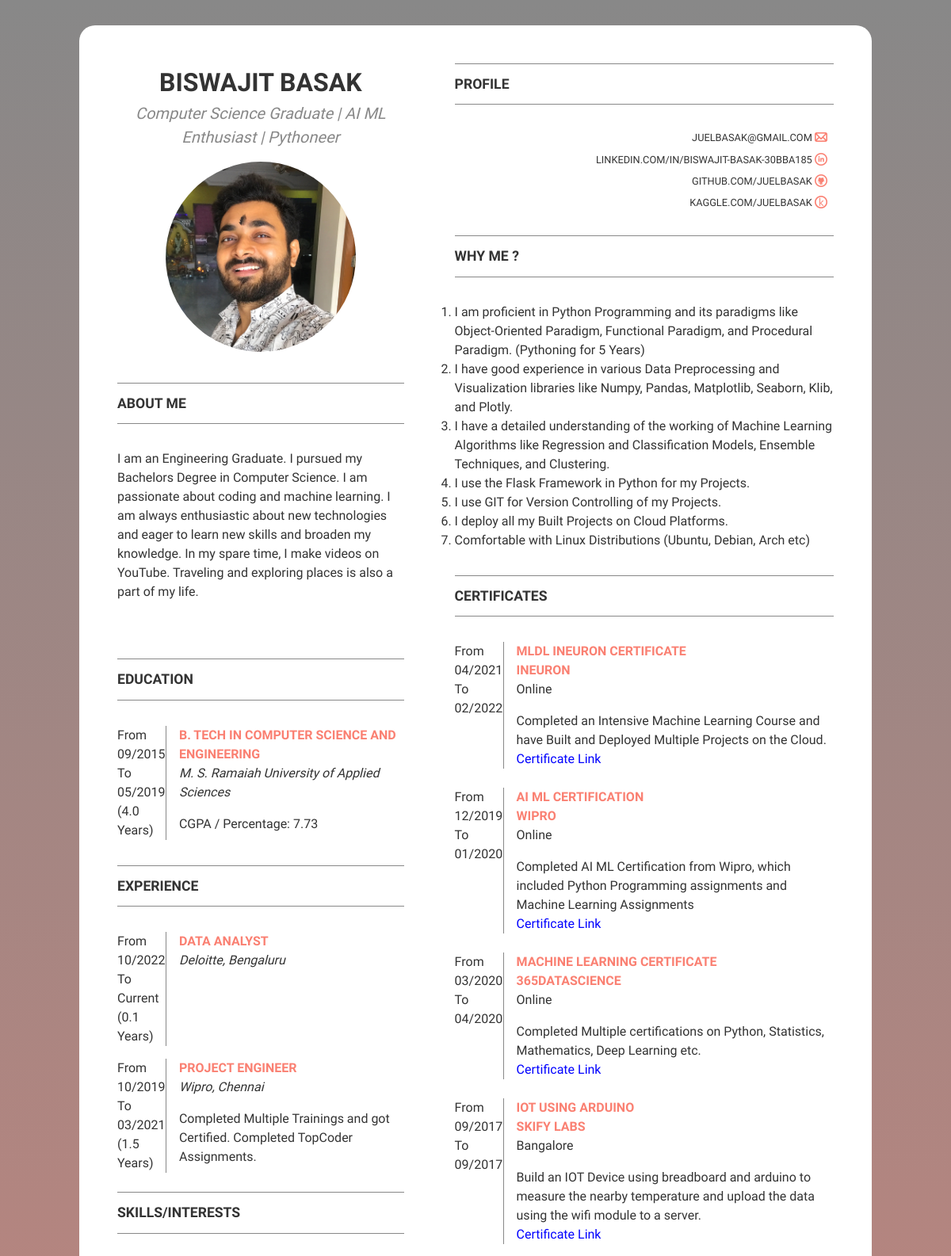
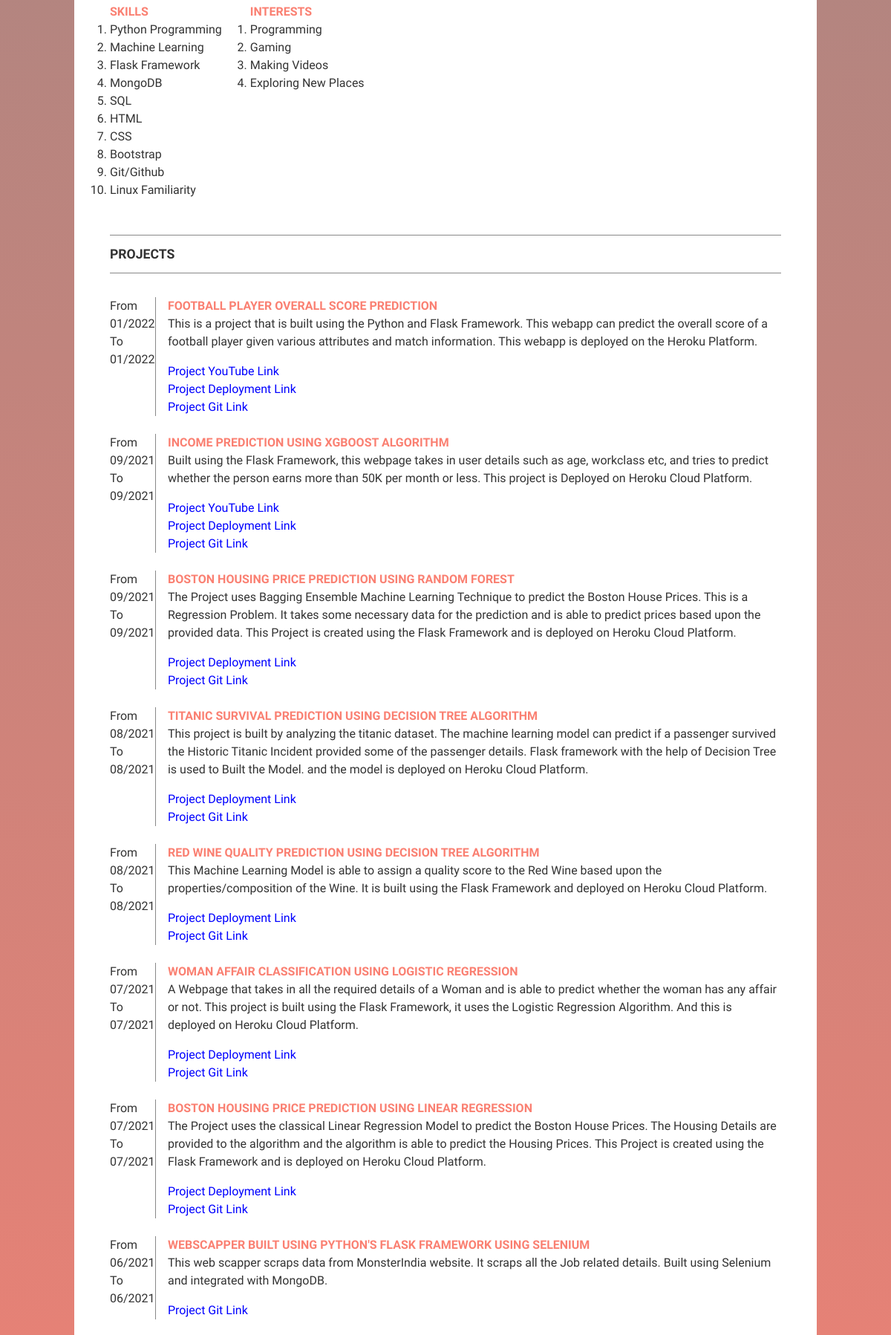
The page / (upper part) on the database its author committed (2 pictures, top to bottom).
### tables this page shows
CREATE TABLE ABOUT_ME (TID VARCHAR(255) NOT NULL,
            NAME VARCHAR(255), 
            HEADING VARCHAR(255), 
            DESCRIPTION VARCHAR(1000), 
            EMAIL VARCHAR(255),
            LINKEDIN VARCHAR(255),
            GIT VARCHAR(255),
            KAGGLE VARCHAR(255),
            PRIMARY KEY (TID));

CREATE TABLE EDUCATION (TID VARCHAR(255) NOT NULL,
            DEGREE VARCHAR(255),
            UNIVERSITY VARCHAR(255),
            LOCATION VARCHAR(255),
            SCORE FLOAT,
            START_DATE DATE,
            END_DATE DATE,
            DURATION FLOAT,
            PRIMARY KEY (TID));

CREATE TABLE EXPERIENCE (TID VARCHAR(255) NOT NULL,
            DESIGNATION VARCHAR(255),
            COMPANY VARCHAR(255),
            LOCATION VARCHAR(255),
            START_DATE DATE,
            END_DATE DATE,
            DURATION FLOAT,
            DETAILS VARCHAR(255),
            PRIMARY KEY (TID));

CREATE TABLE SKILLS (TID VARCHAR(255) NOT NULL,
            SKILL_NAME VARCHAR(255), PRIMARY KEY(TID));

CREATE TABLE INTEREST (TID VARCHAR(255) NOT NULL,
            INTEREST_NAME VARCHAR(255), PRIMARY KEY(TID));

CREATE TABLE PROFESSION (TID VARCHAR(255) NOT NULL,
            DESCRIPTION VARCHAR(255), PRIMARY KEY(TID));

CREATE TABLE CERTIFICATES (TID VARCHAR(255) NOT NULL,
            CERTIFICATE_NAME VARCHAR(255),
            ISSUER VARCHAR(255),
            LOCATION VARCHAR(255),
            CERTIFICATE_LINK VARCHAR(255),
            START_DATE DATE,
            END_DATE DATE,
            DURATION FLOAT,
            DETAILS VARCHAR(255),
            PRIMARY KEY(TID));

CREATE TABLE "PROJECTS" (
	"TID"	VARCHAR(255) NOT NULL,
	"PROJECT_NAME"	VARCHAR(255),
	"GIT_LINK"	VARCHAR(255),
	"DEPLOYMENT_LINK"	VARCHAR(255),
	"START_DATE"	DATE,
	"END_DATE"	DATE,
	"DURATION"	FLOAT,
	"DETAILS"	VARCHAR(255),
	"YOUTUBE_LINK"	VARCHAR(255),
	PRIMARY KEY("TID")
);

### main.py (the view)
@app.route('/', methods=['GET'])
def homepage():
    try:
        main_dict = get_data()
    except:
        return 'Database Problem'
    else:
        return render_template('index.html', main_dict = main_dict)

### templates/index.html (shortened to what this page needs)
<!DOCTYPE html>
<html lang="en">
<head>
  <link rel="stylesheet" href="../static/style.css">
</head>
<body>
  <div class="resume">
    <div class="column">
      <section class="profile">
        <h1>{{main_dict['table1_dict']['name']}}</h1>
        <p><em>{{main_dict['table1_dict']['heading']}}</em></p>
        <img src="/static/images/photo.jpg" alt="">
      </section>
      <section class="section1">
        <h2>About Me</h2>
        <section class="objectives">
          <p>{{main_dict['table1_dict']['description']}}</p>
        </section>
        <br><br><br>
        <section class="education">
          <h2>Education</h2>
          <ul class="timeline">
            <li class="event">
              <span class="duration">From {{main_dict['table2_dict']['start_date']}} To {{main_dict['table2_dict']['end_date']}} ({{main_dict['table2_dict']['duration']}} Years) </span>
              <div class="content">
                <h3>{{main_dict['table2_dict']['degree']}}</h3>
                <p><em>{{main_dict['table2_dict']['university']}}</em></p>
                <p>CGPA / Percentage: {{main_dict['table2_dict']['score']}}</p>
              </div>
            </li>
          </ul>
        </section>
        <section class="experience">
          <h2>Experience</h2>
          <ul class="timeline">
            {% for i in main_dict['table3_dict']%}
            <li class="event">
              <span class="duration">From {{i['start_date']}} To {{i['end_date']}} ({{i['duration']}} Years)</span>
              <div class="content">
                <h3>{{i['designation']}}</h3>
                <p><em>{{i['company']}}, {{i['location']}}</em></p>
                <p>
                  {{i['details']}}
                </p>
              </div>
            </li>
            {% endfor %}
          </ul>
        </section>
        <br>
        <h2>Skills/Interests</h2>
        <ul>
          <li>
            <h3>Skills</h3>
            <ol type="1">
              {% for i in main_dict['table4_dict'] %}
                <li>{{i}}</li>
              {% endfor %}
            </ol>
          </li>
          <li>
            <h3>Interests</h3>
            <ol type="1">
              {% for i in main_dict['table5_dict'] %}
                <li>{{i}}</li>
              {% endfor %}
            </ol>
          </li>
        </ul>
      </section>
    </div>
    <div class="column">
      <section class="contact">
        <h2>Profile</h2>
        <br>
        <ul>
          <li><a href="mailto:{{main_dict['table1_dict']['email']}}">{{main_dict['table1_dict']['email']}}</a>
            <img src="/static/images/mail-64.png" alt="">
          </li>
          <li><a href="https://www.{{main_dict['table1_dict']['linkedin']}}"
              target="_blank">{{main_dict['table1_dict']['linkedin']}}</a>
            <img src="/static/images/linkedin-5-64.png" alt="">
          </li>
          <li><a href="https://{{main_dict['table1_dict']['git']}}" target="_blank">{{main_dict['table1_dict']['git']}}</a>
            <img src="/static/images/github-10-64.png" alt="">
          </li>
          <li><a href="https://www.{{main_dict['table1_dict']['kaggle']}}" target="_blank">{{main_dict['table1_dict']['kaggle']}}</a>
            <img src="/static/images/kaggle.png" alt="">
          </li>
        </ul>
      </section>
      <section class="section1">
        <h2>Why me ?</h2>
        <section class="objectives">
          <p>
          <ol type="1">
            {% for i in main_dict['table6_dict'] %}
                <li>{{i}}</li>
              {% endfor %}
          </ol>
          </p>
        </section>
        <section class="certificates">
          <h2>Certificates</h2>
          {% for i in main_dict['table7_dict'] %}
            <ul class="timeline">
              <li class="event">
                <span class="duration">From {{i['start_date']}} To {{i['end_date']}}</span>
                <div class="content">
                  <h3>{{i['certificate_name']}}</h3>
                  <h3>{{i['issuer']}}</h3>
                  <p>{{i['location']}}</p>
                  <p>{{i['details']}}</p>
                  <p>
                    <a style="color:blue;"
                      href="{{i['certificate_link']}}"
                      target="_blank">Certificate Link</a>
                  </p>
                </div>
              </li>
            </ul>
          <br>
          {% endfor %}
        </section>
      </section>
    </div>
  </div>
  <section class="project">
    <h2>Projects</h2>
    {% for i in main_dict['table8_dict'] %}
    <ul class="timeline">
      <li class="event">
        <span class="duration">From {{i['start_date']}} To {{i['end_date']}}</span>
        <div class="content">
          <h3>{{i['project_name']}}</h3>
          <p>{{i['details']}}
          </p>
          {% if i['youtube_link'] != None %}
          <p>
            <a style="color:blue;" href="{{i['youtube_link']}}" target="_blank">Project
              YouTube Link</a>
          </p>
          {% endif %}
          {% if i['project_deployment_link'] != '' %}
          <p>
            <a style="color:blue;" href="{{i['project_deployment_link']}}" target="_blank">Project
              Deployment Link</a>
          </p>
          {% endif %}
          {% if i['project_git_link'] != '' %}
          <p>
            <a style="color:blue;" href="{{i['project_git_link']}}" target="_blank">Project
              Git Link</a>
          </p>
          {% endif %}
        </div>
      </li>
    </ul>
    <br>
    {% endfor %}
</body>
</html>

### static/style.css (style rules this page uses)
* { padding: 0; margin: 0; box-sizing: border-box; }
html { color: #333; font-family: "Josefin Sans"; line-height: 1.5; }
body { padding: 2rem 2.5rem; background-image: linear-gradient(#888, salmon); }
h1 { font-size: 2rem; text-transform: uppercase; }
h2 { font-size: 1.1rem; text-transform: uppercase; border-top: 1px solid #888; border-bottom: 1px solid #888; padding: 0.75rem 0; margin-bottom: 2rem; }
h3 { font-size: 1rem; text-transform: uppercase; color: salmon; }
p { line-height: 1.5; }
section + section { margin-top: 2rem; }
a { text-decoration: none; color: inherit; }
ul { list-style: none; }
.profile { text-align: center; }
.profile img { border-radius: 9999px; width: 15rem; height: 15rem; }
.profile p { color: #888; margin-bottom: 1rem; font-size: 1.25rem; }
.contact ul { margin-top: -2rem; }
.contact li { text-align: right; text-transform: uppercase; margin: 0.5rem; font-size: 0.8rem; }
.column .contact img { width: 1rem; margin-bottom: -3px; }
.section1 > ul { display: grid; grid-template-columns: 1fr 1fr; grid-gap: 1rem; }
.timeline .event + .event { padding-top: 1rem; }
.timeline .event { display: grid; grid-template-columns: 5ch 1fr; }
.timeline .content { border-left: 1px solid #888; padding-left: 1rem; margin-left: 1rem; }
.content > h3 + p { margin-bottom: 1rem; color: #333; }
.resume { border-top-left-radius: 20px; border-top-right-radius: 20px; display: grid; grid-template-columns: 40% 1fr; grid-gap: 4rem; background-color: white; padding-top: 3rem; padding-left: 3rem; padding-right: 3rem; max-width: 1000px; margin: auto; }
.project { background-color: white; padding: 3rem; max-width: 1000px; margin: auto; border-bottom-left-radius: 20px; border-bottom-right-radius: 20px; }

### rows shown on the page
ABOUT_ME: table1_dict.name "BISWAJIT BASAK", table1_dict.heading "Computer Science Graduate | AI ML Enthusiast | Pythoneer", table1_dict.description "I am an Engineering Graduate. I pursued my Bachelors Degree in Computer Science. I am passionate about coding and machine learning. I am always enthusiastic about new technologies and eager to learn new skills and broaden my knowledge. In my spare time, I make videos on YouTube. Traveling and exploring places is also a part of my life.", table1_dict.email "JUELBASAK@GMAIL.COM", table1_dict.linkedin "LINKEDIN.COM/IN/BISWAJIT-BASAK-30BBA185", table1_dict.git "GITHUB.COM/JUELBASAK", table1_dict.kaggle "KAGGLE.COM/JUELBASAK"
EDUCATION: table2_dict.start_date "09/2015", table2_dict.end_date "05/2019", table2_dict.duration "4.0", table2_dict.degree "B. TECH IN COMPUTER SCIENCE AND ENGINEERING", table2_dict.university "M. S. Ramaiah University of Applied Sciences", table2_dict.score "7.73"
EXPERIENCE: start_date "10/2022", end_date "Current", duration "0.1", designation "DATA ANALYST", company "Deloitte", location "Bengaluru"
EXPERIENCE: start_date "10/2019", end_date "03/2021", duration "1.5", designation "PROJECT ENGINEER", company "Wipro", location "Chennai", details "Completed Multiple Trainings and got Certified. Completed TopCoder Assignments."
SKILLS: SKILL_NAME "Python Programming"
SKILLS: SKILL_NAME "Machine Learning"
SKILLS: SKILL_NAME "Flask Framework"
SKILLS: SKILL_NAME "MongoDB"
SKILLS: SKILL_NAME "SQL"
SKILLS: SKILL_NAME "HTML"
SKILLS: SKILL_NAME "CSS"
SKILLS: SKILL_NAME "Bootstrap"
SKILLS: SKILL_NAME "Git/Github"
SKILLS: SKILL_NAME "Linux Familiarity"
INTEREST: INTEREST_NAME "Programming"
INTEREST: INTEREST_NAME "Gaming"
INTEREST: INTEREST_NAME "Making Videos"
INTEREST: INTEREST_NAME "Exploring New Places"
PROFESSION: DESCRIPTION "I am proficient in Python Programming and its paradigms like Object-Oriented Paradigm, Functional Paradigm, and Procedural Paradigm. (Pythoning for 5 Years)"
PROFESSION: DESCRIPTION "I have good experience in various Data Preprocessing and Visualization libraries like Numpy, Pandas, Matplotlib, Seaborn, Klib, and Plotly."
PROFESSION: DESCRIPTION "I have a detailed understanding of the working of Machine Learning Algorithms like Regression and Classification Models, Ensemble Techniques, and Clustering."
PROFESSION: DESCRIPTION "I use the Flask Framework in Python for my Projects."
PROFESSION: DESCRIPTION "I use GIT for Version Controlling of my Projects."
PROFESSION: DESCRIPTION "I deploy all my Built Projects on Cloud Platforms."
PROFESSION: DESCRIPTION "Comfortable with Linux Distributions (Ubuntu, Debian, Arch etc)"
CERTIFICATES: start_date "04/2021", end_date "02/2022", certificate_name "MLDL INEURON CERTIFICATE", issuer "INEURON", location "Online", details "Completed an Intensive Machine Learning Course and have Built and Deployed Multiple Projects on the Cloud."
CERTIFICATES: start_date "12/2019", end_date "01/2020", certificate_name "AI ML CERTIFICATION", issuer "WIPRO", location "Online", details "Completed AI ML Certification from Wipro, which included Python Programming assignments and Machine Learning Assignments"
CERTIFICATES: start_date "03/2020", end_date "04/2020", certificate_name "MACHINE LEARNING CERTIFICATE", issuer "365DATASCIENCE", location "Online", details "Completed Multiple certifications on Python, Statistics, Mathematics, Deep Learning etc."
CERTIFICATES: start_date "09/2017", end_date "09/2017", certificate_name "IOT USING ARDUINO", issuer "SKIFY LABS", location "Bangalore", details "Build an IOT Device using breadboard and arduino to measure the nearby temperature and upload the data using the wifi module to a server."
PROJECTS: start_date "01/2022", end_date "01/2022", project_name "FOOTBALL PLAYER OVERALL SCORE PREDICTION", details "This is a project that is built using the Python and Flask Framework. This webapp can predict the overall score of a football player given various attributes and match information. This webapp is deployed on the Heroku Platform."
PROJECTS: start_date "09/2021", end_date "09/2021", project_name "INCOME PREDICTION USING XGBOOST ALGORITHM", details "Built using the Flask Framework, this webpage takes in user details such as age, workclass etc, and tries to predict whether the person earns more than 50K per month or less. This project is Deployed on Heroku Cloud Platform."
PROJECTS: start_date "09/2021", end_date "09/2021", project_name "BOSTON HOUSING PRICE PREDICTION USING RANDOM FOREST", details "The Project uses Bagging Ensemble Machine Learning Technique to predict the Boston House Prices. This is a Regression Problem. It takes some necessary data for the prediction and is able to predict prices based upon the provided data. This Project is created using the Flask Framework and is deployed on Heroku Cloud Platform."
PROJECTS: start_date "08/2021", end_date "08/2021", project_name "TITANIC SURVIVAL PREDICTION USING DECISION TREE ALGORITHM", details "This project is built by analyzing the titanic dataset. The machine learning model can predict if a passenger survived the Historic Titanic Incident provided some of the passenger details. Flask framework with the help of Decision Tree is used to Built the Model. and the model is deployed on Heroku Cloud Platform."
PROJECTS: start_date "08/2021", end_date "08/2021", project_name "RED WINE QUALITY PREDICTION USING DECISION TREE ALGORITHM", details "This Machine Learning Model is able to assign a quality score to the Red Wine based upon the properties/composition of the Wine. It is built using the Flask Framework and deployed on Heroku Cloud Platform."
PROJECTS: start_date "07/2021", end_date "07/2021", project_name "WOMAN AFFAIR CLASSIFICATION USING LOGISTIC REGRESSION", details "A Webpage that takes in all the required details of a Woman and is able to predict whether the woman has any affair or not. This project is built using the Flask Framework, it uses the Logistic Regression Algorithm. And this is deployed on Heroku Cloud Platform."
PROJECTS: start_date "07/2021", end_date "07/2021", project_name "BOSTON HOUSING PRICE PREDICTION USING LINEAR REGRESSION", details "The Project uses the classical Linear Regression Model to predict the Boston House Prices. The Housing Details are provided to the algorithm and the algorithm is able to predict the Housing Prices. This Project is created using the Flask Framework and is deployed on Heroku Cloud Platform."
PROJECTS: start_date "06/2021", end_date "06/2021", project_name "WEBSCAPPER BUILT USING PYTHON'S FLASK FRAMEWORK USING SELENIUM", details "This web scapper scraps data from MonsterIndia website. It scraps all the Job related details. Built using Selenium and integrated with MongoDB."
